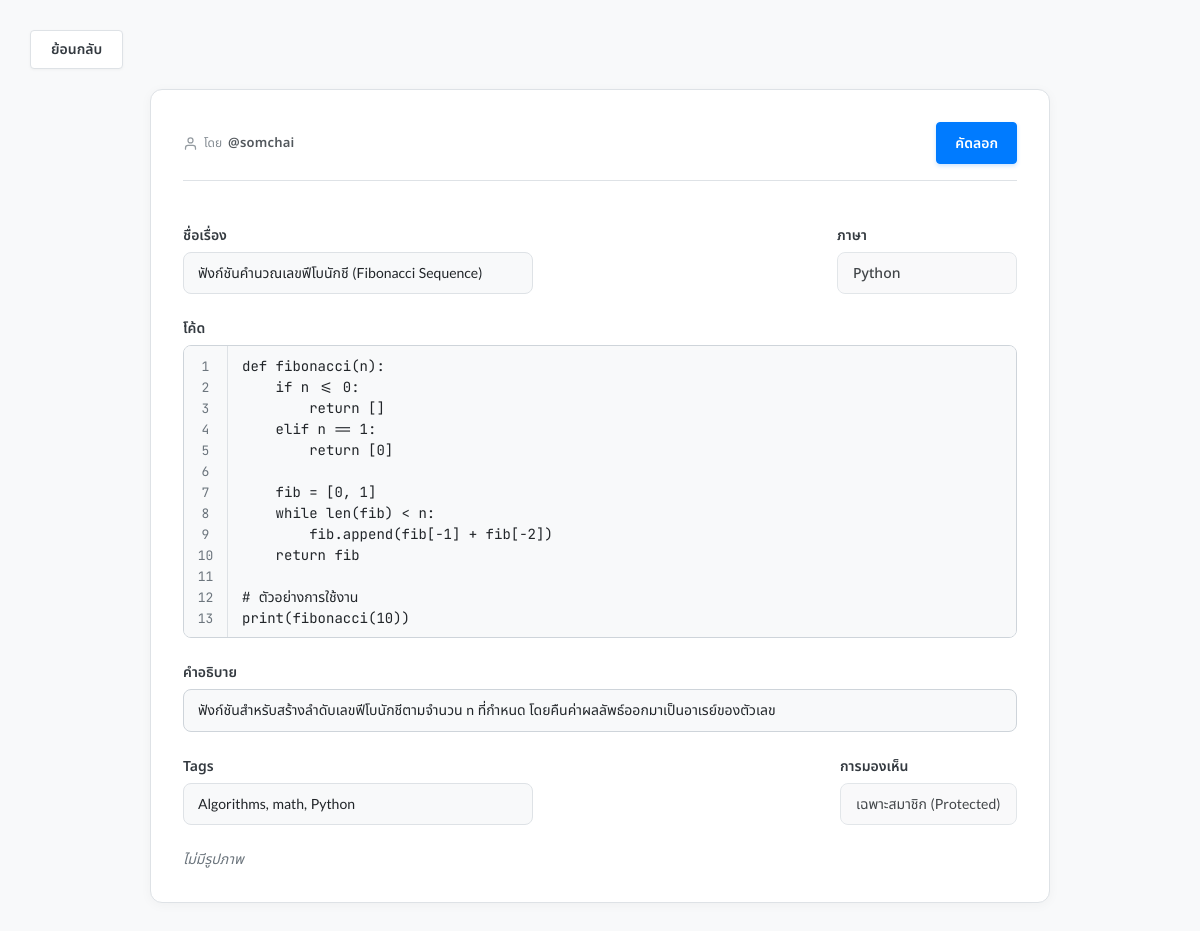
The page /Admin/viewcode.php?view=2 (signed in) on the database its author committed.
### tables this page shows
CREATE TABLE `snippet` (
  `snippet_id` int(11) NOT NULL,
  `title` varchar(100) NOT NULL,
  `source_code` text NOT NULL,
  `description` text NOT NULL,
  `created_at` datetime NOT NULL DEFAULT current_timestamp(),
  `visibility` enum('public','protected','private') DEFAULT 'private',
  `image_path` varchar(255) DEFAULT NULL,
  `language_id` int(11) NOT NULL,
  `user_id` int(11) NOT NULL,
  `deleted` tinyint(1) NOT NULL DEFAULT 0,
  `is_suspended` tinyint(1) NOT NULL DEFAULT 0
);

CREATE TABLE `user` (
  `user_id` int(11) NOT NULL,
  `firstname` varchar(100) NOT NULL,
  `lastname` varchar(100) NOT NULL,
  `username` varchar(50) NOT NULL,
  `password` varchar(255) NOT NULL,
  `created_at` datetime NOT NULL DEFAULT current_timestamp(),
  `role` enum('user','admin') NOT NULL DEFAULT 'user',
  `question` varchar(255) DEFAULT NULL,
  `answer` varchar(255) DEFAULT NULL
);

CREATE TABLE `language` (
  `language_id` int(11) NOT NULL,
  `language_name` varchar(50) NOT NULL
);

### db/connect.php (called while the page is built, shortened)
<?php
$host="localhost";
$username="snippetbox";
$password="code7836";
$db="snippetboxdb";
$dsn="mysql:host=$host;dbname=$db;charset=utf8";
try{
    $pdo=new PDO($dsn, $username, $password);
}catch(PDOException $e){
    echo $e->getMessage();
}
require_once "db/control.php";
$control = new Control($pdo);
?>

### db/control.php (called while the page is built, shortened)
<?php
class Control{
    private $db;
    function __construct($con){
        $this->db=$con;
    }
    function getSnippetByIdAdmin($snippet_id){
        try{
            $sql = "SELECT s.*, l.language_name, u.username,
                GROUP_CONCAT(DISTINCT t.tag_name ORDER BY t.tag_name SEPARATOR ', ') AS tags
                FROM snippet s
                INNER JOIN language l ON s.language_id = l.language_id
                LEFT JOIN user u ON s.user_id = u.user_id
                LEFT JOIN snippet_tag st ON s.snippet_id = st.snippet_id
                LEFT JOIN tag t ON st.tag_id = t.tag_id
                WHERE s.snippet_id = :snippet_id
                GROUP BY s.snippet_id";
            $stmt = $this->db->prepare($sql);
            $stmt->bindParam(":snippet_id", $snippet_id, PDO::PARAM_INT);
            $stmt->execute();
            return $stmt->fetch(PDO::FETCH_ASSOC);
        }catch(PDOException $e){
            return false;
        }
    }
}
?>

### Admin/viewcode.php (the view, shortened to what this page needs)
<?php
require_once __DIR__ . '/check_admin.php';
$snippet = null;
$backUrl = 'manage_snippets.php';
if (isset($_GET['view']) && is_numeric($_GET['view'])) {
    $id = (int)$_GET['view'];
    $snippet = $control->getSnippetByIdAdmin($id);
}
?>
<!DOCTYPE html>
<html lang="th">
<head>
    <link rel="stylesheet" href="../style/fonts.css?v=<?php echo time(); ?>">
    <link rel="stylesheet" href="../style/createsnippetcss.css?v=<?php echo time(); ?>">
    <link rel="stylesheet" href="../style/viewcodecss.css?v=<?php echo time(); ?>">
</head>
<body>
    <a href="<?php echo htmlspecialchars($backUrl); ?>" class="back-btn">ย้อนกลับ</a>
    <?php if(!$snippet): ?>
        <div class="empty" style="text-align: center; padding: 40px; color: var(--text-muted); font-size: 16px;">ไม่พบ Snippet</div>
    <?php else: ?>
        <div class="form-container">
            <div class="top-actions-row">
                <div class="author-credit" title="เจ้าของ Snippet">
                    <svg width="15" height="15" viewBox="0 0 24 24" fill="none" stroke="currentColor" stroke-width="2" stroke-linecap="round" stroke-linejoin="round" class="author-icon">
                        <path d="M20 21v-2a4 4 0 0 0-4-4H8a4 4 0 0 0-4 4v2"></path>
                        <circle cx="12" cy="7" r="4"></circle>
                    </svg>
                    <span class="author-label">โดย</span>
                    <span class="author-username">@<?php echo htmlspecialchars($snippet['username'] ?? 'Unknown'); ?></span>
                </div>
                <div class="right-actions">
                    <button class="btn copy" id="copyBtn">คัดลอก</button>
                </div>
            </div>
            <div class="top-row">
                <div class="form-group">
                    <label for="title">ชื่อเรื่อง</label>
                    <input type="text" name="title" id="title" value="<?php echo htmlspecialchars($snippet['title']); ?>" readonly>
                </div>
                <div class="form-group">
                    <label for="language">ภาษา</label>
                    <select name="language_id" class="language-dropdown" disabled>
                        <option selected><?php echo htmlspecialchars($snippet['language_name'] ?? 'ภาษา'); ?></option>
                    </select>
                </div>
            </div>
            <div class="form-group">
                <label for="source_code">โค้ด</label>
                <div class="editor-container">
                    <div class="line-numbers" id="line-numbers">1</div>
                    <textarea name="source_code" id="source_code" readonly wrap="off"><?php echo htmlspecialchars($snippet['source_code']); ?></textarea>
                </div>
            </div>
            <div class="form-group">
                <label for="description">คำอธิบาย</label>
                <div class="description-view" id="description"><?php echo htmlspecialchars($snippet['description']); ?></div>
            </div>
            <div class="top-row">
                <div class="form-group">
                    <label for="tags">Tags</label>
                    <input type="text" name="tags" id="tags" value="<?php echo htmlspecialchars($snippet['tags'] ?? ''); ?>" readonly>
                </div>
                <div class="form-group">
                    <label for="visibility">การมองเห็น</label>
                    <select name="visibility" class="visibility-dropdown" disabled>
                        <option value="protected" <?php echo (($snippet['visibility'] ?? '') === 'protected') ? 'selected' : ''; ?>>เฉพาะสมาชิก (Protected)</option>
                    </select>
                </div>
            </div>
            <div class="action-row" style="margin-top: 0;">
                <div class="left-actions">
                    <?php if(!empty($snippet['image_path']) && file_exists('../' . $snippet['image_path'])): ?>
                        <img id="image-preview" src="<?php echo '../' . htmlspecialchars($snippet['image_path']); ?>" alt="Snippet Image" style="display: block;">
                    <?php else: ?>
                        <span style="font-size: 14px; color: var(--text-muted); font-style: italic;">ไม่มีรูปภาพ</span>
                    <?php endif; ?>
                </div>
            </div>
        </div>
    <?php endif; ?>
</body>
</html>

### style/createsnippetcss.css (style rules this page uses)
:root { --primary: #007BFF; --primary-hover: #0056b3; --secondary: #343A40; --tertiary: #FFFFFF; --neutral-bg: #F8F9FA; --surface: #FFFFFF; --border-color: #DEE2E6; --input-border: #CED4DA; --text-color: #212529; --text-muted: #6C757D; --radius-sm: 4px; --radius-md: 8px; --radius-lg: 12px; }
* { box-sizing: border-box; font-family: 'Noto Sans Thai', 'Lato', -apple-system, BlinkMacSystemFont, sans-serif; }
body { background-color: var(--neutral-bg); font-family: 'Noto Sans Thai', 'Lato', -apple-system, BlinkMacSystemFont, sans-serif; margin: 0; padding: 30px; color: var(--text-color); }
.back-btn { background-color: var(--surface); border: 1px solid var(--border-color); padding: 8px 20px; border-radius: var(--radius-sm); cursor: pointer; font-size: 14px; font-weight: 600; margin-bottom: 20px; display: inline-flex; align-items: center; text-decoration: none; color: var(--secondary); box-shadow: 0 1px 3px rgba(0,0,0,0.04); transition: all 0.2s ease; }
.form-container { background-color: var(--surface); border: 1px solid var(--border-color); border-radius: var(--radius-lg); padding: 32px; box-shadow: 0 2px 12px rgba(0,0,0,0.04); display: flex; flex-direction: column; gap: 24px; max-width: 900px; margin: 0 auto; }
.form-group { display: flex; flex-direction: column; gap: 6px; }
label { font-size: 14px; font-weight: 600; color: var(--secondary); }
input[type="text"], textarea { border: 1px solid var(--input-border); border-radius: var(--radius-md); padding: 10px 14px; font-family: 'Noto Sans Thai', 'Lato', sans-serif; font-size: 14px; background-color: var(--surface); color: var(--text-color); outline: none; transition: border-color 0.2s ease, box-shadow 0.2s ease; }
input[name="title"], input[name="tags"] { width: 350px; height: 42px; }
.top-row { display: flex; justify-content: space-between; align-items: flex-start; }
.language-dropdown { padding: 10px 35px 10px 15px; border: 1px solid var(--input-border); border-radius: var(--radius-md); background-color: var(--surface); font-size: 14px; font-family: 'Noto Sans Thai', 'Lato', sans-serif; font-weight: 500; color: var(--text-color); cursor: pointer; outline: none; appearance: none; background-repeat: no-repeat; background-position: right 12px center; background-size: 16px; min-width: 180px; height: 42px; transition: border-color 0.2s ease, box-shadow 0.2s ease; }
.editor-container { display: flex; border: 1px solid var(--input-border); border-radius: var(--radius-md); overflow: hidden; min-height: 100px; height: auto; transition: border-color 0.2s ease; }
.line-numbers { width: 44px; background-color: var(--neutral-bg); color: var(--text-muted); text-align: center; padding: 10px 0; font-family: 'JetBrains Mono', 'Noto Sans Thai', monospace; font-size: 13px; line-height: 21px; overflow: hidden; user-select: none; border-right: 1px solid var(--border-color); }
textarea[name="source_code"] { flex-grow: 1; border: none; border-radius: 0; padding: 10px 14px; margin: 0; font-family: 'JetBrains Mono', 'Noto Sans Thai', monospace; font-size: 14px; line-height: 21px; resize: none; white-space: pre; overflow-wrap: normal; overflow-x: auto; overflow-y: hidden; color: var(--text-color); }
.action-row { display: flex; justify-content: space-between; align-items: center; margin-top: 10px; }
.left-actions { display: flex; align-items: center; gap: 15px; }
.right-actions { display: flex; align-items: center; gap: 15px; }
.visibility-dropdown { padding: 8px 35px 8px 15px; border: 1px solid var(--input-border); border-radius: var(--radius-md); background-color: var(--surface); font-size: 14px; font-family: 'Noto Sans Thai', 'Lato', sans-serif; color: var(--text-color); cursor: pointer; outline: none; appearance: none; background-repeat: no-repeat; background-position: right 10px center; background-size: 16px; min-width: 130px; height: 42px; transition: border-color 0.2s ease; }

### rows shown on the page
snippet: user.username "somchai", title "ฟังก์ชันคำนวณเลขฟีโบนักชี (Fibonacci Sequence)", language_id "Python", source_code "def fibonacci(n): if n <= 0: return [] elif n == 1: return [0] fib = [0, 1] while len(fib) < n: fib.append(fib[-1] + fib[-2]) return fib # ตัวอย่างการใช้งาน print(fibonacci(10))", description "ฟังก์ชันสำหรับสร้างลำดับเลขฟีโบนักชีตามจำนวน n ที่กำหนด โดยคืนค่าผลลัพธ์ออกมาเป็นอาเรย์ของตัวเลข", visibility "เฉพาะสมาชิก (Protected)"
